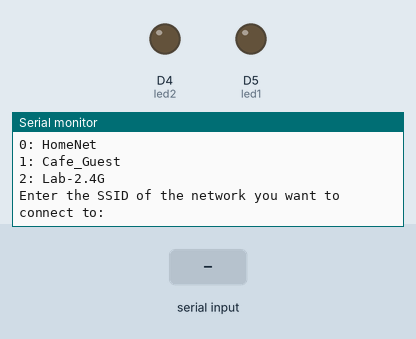
Recording of a sketch running on a simulated ESP8266 (Wemos D1 mini). Shown: output pins drawn as LEDs (lit = HIGH), the last lines printed to the serial monitor. The inputs (shaded band) are chosen by the test bench. WiFi joins after 1.5 s; servers stay silent unless stated; a WiFi scan finds three made-up networks.

Above: at 2.8 s.
2.9 s: "ON1\n" received over Serial
At 3.4 s:
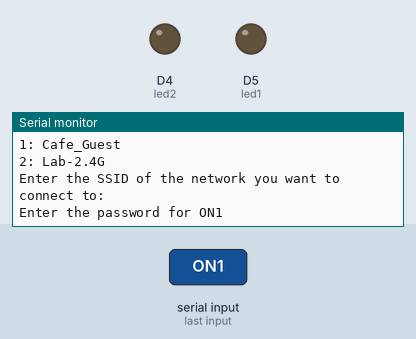
4.4 s: "OFF1\n" received over Serial
At 7.3 s:
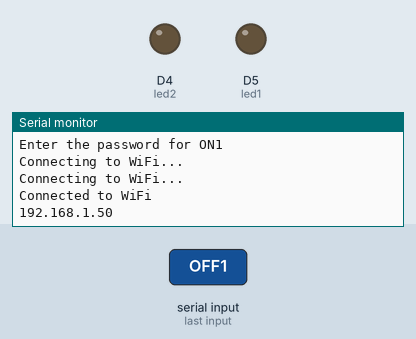

Measured:
- after the input at 2.9 s, the serial monitor: prints a new line at once (image 1)
- after the input at 4.4 s, the serial monitor: prints a new line after 1.0 s (image 2)

The sketch:

SSIDdanPassword_ON_OFF_Lamp.ino
```cpp
#include <ESP8266WiFi.h>
#include <WiFiClient.h>
#include <ESP8266WebServer.h>

const int led1 = D5;
const int led2 = D4;

ESP8266WebServer server(80);

void handleRoot() {
  server.send(200, "text/plain", "Hello from Wemos D1 R1!");
}

void handleLED() {
  String message;

  if (server.arg("pin") == "ON1") {
    digitalWrite(led1, HIGH);
    message = "LED 1 is ON";
  } else if (server.arg("pin") == "OFF1") {
    digitalWrite(led1, LOW);
    message = "LED 1 is OFF";
  } else if (server.arg("pin") == "ON2") {
    digitalWrite(led2, HIGH);
    message = "LED 2 is ON";
  } else if (server.arg("pin") == "OFF2") {
    digitalWrite(led2, LOW);
    message = "LED 2 is OFF";
  }

  server.send(200, "text/plain", message);
}

void setup() {
  pinMode(led1, OUTPUT);
  pinMode(led2, OUTPUT);
  Serial.begin(9600);
  while (!Serial) {
    ; // wait for serial port to connect. Needed for native USB port only
  }
 Serial.println("Scanning available networks...");
  int numNetworks = WiFi.scanNetworks();
  Serial.println("Available networks:");

  for (int i = 0; i < numNetworks; i++) {
    Serial.print(i);
    Serial.print(": ");
    Serial.println(WiFi.SSID(i));
  }

  Serial.println("Enter the SSID of the network you want to connect to:");
  while (Serial.available() == 0) {
    // wait for user input
  }

  String ssid = Serial.readStringUntil('\n'); // Membaca SSID dari Serial Monitor

  Serial.print("Enter the password for ");
  Serial.println(ssid);

  while (Serial.available() == 0) {
    // wait for user input
  }

  String password = Serial.readStringUntil('\n'); // Membaca password dari Serial Monitor

  WiFi.begin(ssid.c_str(), password.c_str()); // Menggunakan SSID dan password yang dimasukkan oleh pengguna

  while (WiFi.status() != WL_CONNECTED) {
    delay(1000);
    Serial.println("Connecting to WiFi...");
  }

  Serial.println("Connected to WiFi");
  Serial.println(WiFi.localIP());

  server.on("/", handleLED);
  server.begin();
}

void loop() {
  server.handleClient();
}
```
